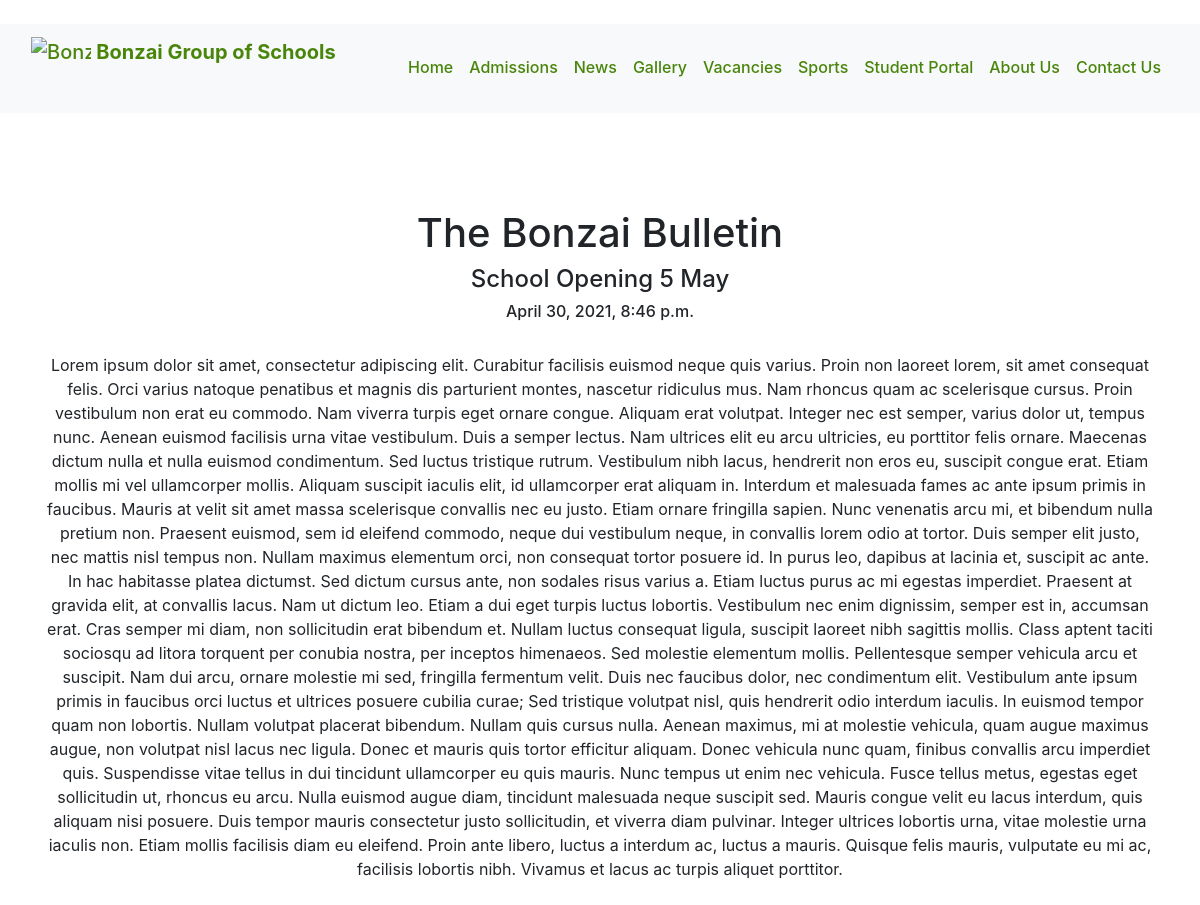
The page /post-2/ on the database its author committed.
### schools/models.py (models this page shows, shortened)
class New(models.Model):
    title = models.CharField(max_length=200)
    slug = models.SlugField(max_length=20, default="for_post_identification")
    date = models.DateTimeField(default=timezone.now)
    script = models.TextField(max_length=20000)
    class Meta:
        ordering = ['-date']

### schools/views.py (the view)
# urls.py: path('<slug:slug>/', views.details, name='details'),
def details(request, slug):
    detail = New.objects.get(slug=slug)
    return render(request, "schools/detail.html", {'detail': detail})

### schools/templates/schools/detail.html (shortened to what this page needs)
{% extends 'schools/header.html' %}
{% block content %}
<head>
</head>
<body>
<div class="container" align="center">
    <h1>The Bonzai Bulletin</h1>
        <h4>{{detail.title}}</h4>
        <h6> {{detail.date}}</h6>
    <br>
        {{detail.script}}
</div>
</body>
{% endblock%}

### schools/static/schools/style.css (style rules this page uses)
.container { margin-top: 8%; }
body { background-color: #fff; }

### rows shown on the page
New: title "School Opening 5 May", date "April 30, 2021, 8:46 p.m.", script "Lorem ipsum dolor sit amet, consectetur adipiscing elit. Curabitur facilisis euismod neque quis varius. Proin non laoreet lorem, sit amet consequat felis. Orci varius natoque penatibus et magnis dis parturient montes, nascetur ridiculus mus. Nam rhoncus quam ac scelerisque cursus. Proin vestibulum non erat eu commodo. Nam viverra turpis eget ornare congue. Aliquam erat volutpat. Integer nec est semper, varius dolor ut, tempus nunc. Aenean euismod facilisis urna vitae vestibulum. Duis a semper lectus. Nam ultrices elit eu arcu ultricies, eu porttitor felis ornare. Maecenas dictum nulla et nulla euismod condimentum. Sed luctus tristique rutrum. Vestibulum nibh lacus, hendrerit non eros eu,…"
